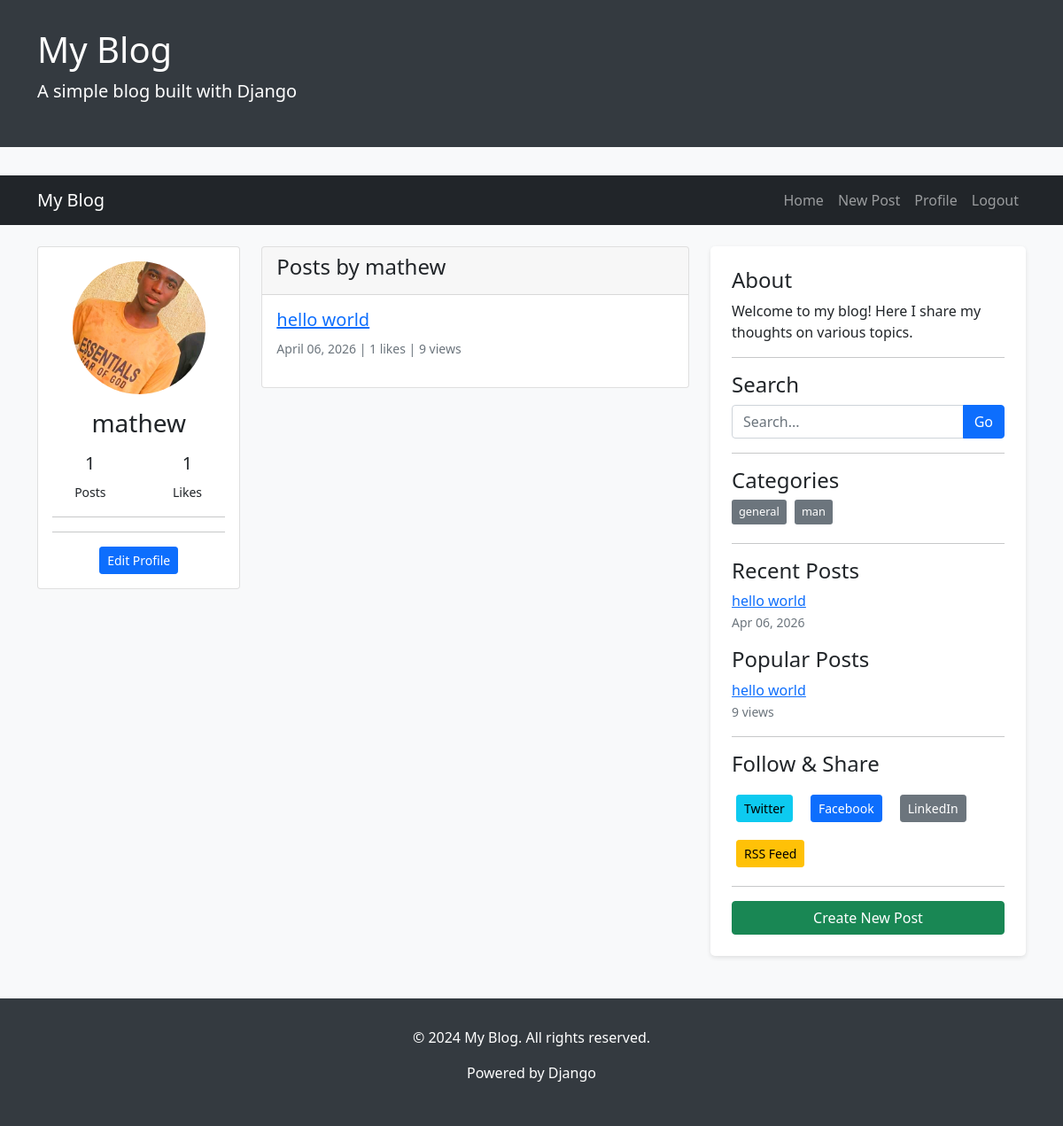
/profile/ (signed in), run on the app's committed database.
### blog/models.py (models this page shows, shortened)
class UserProfile(models.Model):
    user = models.OneToOneField(User, on_delete=models.CASCADE, related_name='profile')
    bio = models.TextField(max_length=500, blank=True)
    avatar = models.ImageField(upload_to='avatars/', blank=True, null=True)
    website = models.URLField(blank=True)
    twitter_handle = models.CharField(max_length=100, blank=True)
    github_handle = models.CharField(max_length=100, blank=True)
    facebook_handle = models.CharField(max_length=100, blank=True)
    notification_email = models.BooleanField(default=True)
    created_at = models.DateTimeField(auto_now_add=True)

class Post(models.Model):
    STATUS_CHOICES = (
        ('draft', 'Draft'),
        ('published', 'Published'),
    )
    title = models.CharField(max_length=200)
    slug = models.SlugField(unique=True, max_length=200, blank=True)
    author = models.ForeignKey(User, on_delete=models.CASCADE, related_name='blog_posts')
    content = MarkdownxField()  # Markdown support
    featured_image = models.ImageField(upload_to='blog_images/', blank=True, null=True)
    category = models.ForeignKey(Category, on_delete=models.SET_NULL, null=True, related_name='posts')
    tags = models.CharField(max_length=200, blank=True, help_text="Separate tags with commas")
    status = models.CharField(max_length=10, choices=STATUS_CHOICES, default='draft')
    created_at = models.DateTimeField(auto_now_add=True)
    updated_at = models.DateTimeField(auto_now=True)
    published_at = models.DateTimeField(default=timezone.now)
    likes = models.ManyToManyField(User, related_name='liked_posts', blank=True)
    views = models.PositiveIntegerField(default=0)
    class Meta:
        ordering = ['-published_at']
    def get_absolute_url(self):
        return reverse('post_detail', args=[self.slug])
    def total_likes(self):
        return self.likes.count()

class Category(models.Model):
    name = models.CharField(max_length=100, unique=True)
    slug = models.SlugField(unique=True, blank=True)
    description = models.TextField(blank=True)
    created_at = models.DateTimeField(auto_now_add=True)
    class Meta:
        verbose_name_plural = "Categories"

### blog/views.py (the view)
# urls.py: path('profile/', views.profile, name='profile'),  # Current user profile
@login_required
def profile(request, username=None):
    if username:
        profile_user = get_object_or_404(User, username=username)
    else:
        profile_user = request.user
    user_posts = Post.objects.filter(author=profile_user, status='published')
    if not hasattr(profile_user, 'profile'):
        UserProfile.objects.create(user=profile_user)
    categories = Category.objects.annotate(post_count=Count('posts'))
    recent_posts = Post.objects.filter(status='published').order_by('-published_at')[:5]
    popular_posts = Post.objects.filter(status='published').order_by('-views')[:5]
    context = {
        'profile_user': profile_user,
        'user_posts': user_posts,
        'total_posts': user_posts.count(),
        'total_likes_received': sum(post.total_likes() for post in user_posts),
        'categories': categories,  # Add this
        'recent_posts': recent_posts,  # Add this
        'popular_posts': popular_posts,  # Add this
    }
    return render(request, 'blog/profile.html', context)

### blog/templates/blog/profile.html (shortened to what this page needs)
{% extends 'blog/base.html' %}
{% load static %}
{% block content %}
<div class="row">
    <div class="col-md-4">
        <div class="card">
            <div class="card-body text-center">
                {% if profile_user.profile.avatar %}
                    <img src="{{ profile_user.profile.avatar.url }}" class="rounded-circle img-fluid mb-3" style="width: 150px; height: 150px; object-fit: cover;">
                {% else %}
                    <img src="https://via.placeholder.com/150" class="rounded-circle img-fluid mb-3" alt="Avatar">
                {% endif %}
                <h3>{{ profile_user.username }}</h3>
                <div class="row mt-3">
                    <div class="col-6">
                        <h5>{{ total_posts }}</h5>
                        <small>Posts</small>
                    </div>
                    <div class="col-6">
                        <h5>{{ total_likes_received }}</h5>
                        <small>Likes</small>
                    </div>
                </div>
                <hr>
                {% if user == profile_user %}
                    <hr>
                    <a href="{% url 'edit_profile' %}" class="btn btn-primary btn-sm">Edit Profile</a>
                {% endif %}
            </div>
        </div>
    </div>
    <div class="col-md-8">
        <div class="card">
            <div class="card-header">
                <h4>Posts by {{ profile_user.username }}</h4>
            </div>
            <div class="card-body">
                {% for post in user_posts %}
                    <div class="mb-3">
                        <h5><a href="{{ post.get_absolute_url }}">{{ post.title }}</a></h5>
                        <small class="text-muted">
                            {{ post.created_at|date:"F d, Y" }} |
                            {{ post.total_likes }} likes |
                            {{ post.views }} views
                        </small>
                    </div>
                {% empty %}
                    <p>No posts yet.</p>
                {% endfor %}
            </div>
        </div>
    </div>
</div>
{% endblock %}

### blog/templates/blog/base.html (shortened to what this page needs)
<!DOCTYPE html>
<html lang="en">
<head>
    <link rel="stylesheet" href="https://cdnjs.cloudflare.com/ajax/libs/font-awesome/6.0.0/css/all.min.css">
    <link href="https://cdn.jsdelivr.net/npm/bootstrap@5.1.3/dist/css/bootstrap.min.css" rel="stylesheet">
</head>
<body>
    <div class="blog-header">
        <div class="container">
            <h1><a href="{% url 'home' %}" class="text-white text-decoration-none">My Blog</a></h1>
            <p class="lead">A simple blog built with Django</p>
        </div>
    </div>
    <nav class="navbar navbar-expand-lg navbar-dark bg-dark">
        <div class="container">
            <a class="navbar-brand" href="{% url 'home' %}">My Blog</a>
            <div class="collapse navbar-collapse" id="navbarNav">
                <ul class="navbar-nav ms-auto">
                    <li class="nav-item">
                        <a class="nav-link" href="{% url 'home' %}">Home</a>
                    </li>
                    {% if user.is_authenticated %}
                        <li class="nav-item">
                            <a class="nav-link" href="{% url 'create_post' %}">New Post</a>
                        </li>
                        <li class="nav-item">
                            <a class="nav-link" href="{% url 'profile' %}">Profile</a>
                        </li>
                        <li class="nav-item">
                            <a class="nav-link" href="{% url 'logout' %}">Logout</a>
                        </li>
                    {% endif %}
                </ul>
            </div>
        </div>
    </nav>
    <div class="container mt-4">
        <div class="row">
            <div class="col-md-8">
                {% block content %}
                {% endblock %}
            </div>
            <div class="col-md-4">
                <div class="sidebar">
                    <h4>About</h4>
                    <p>Welcome to my blog! Here I share my thoughts on various topics.</p>
                    <hr>
                    <h4>Search</h4>
                    <form method="GET" action="{% url 'search' %}">
                        <div class="input-group">
                            <input type="text" name="q" class="form-control" placeholder="Search...">
                            <button class="btn btn-primary" type="submit">Go</button>
                        </div>
                    </form>
                    <hr>
                    <h4>Categories</h4>
                    <div class="categories-list">
                        {% if categories %}
                            {% for category in categories %}
                                <a href="{% url 'category_posts' category.slug %}" class="category-badge">
                                    {{ category.name }}
                                </a>
                            {% endfor %}
                        {% else %}
                            <p class="text-muted">No categories yet.</p>
                        {% endif %}
                    </div>
                    <hr>
                    <h4>Recent Posts</h4>
                    {% if recent_posts %}
                        <ul class="list-unstyled">
                            {% for recent_post in recent_posts %}
                                <li class="mb-2">
                                    <a href="{{ recent_post.get_absolute_url }}">{{ recent_post.title|truncatechars:40 }}</a>
                                    <br>
                                    <small class="text-muted">{{ recent_post.published_at|date:"M d, Y" }}</small>
                                </li>
                            {% endfor %}
                        </ul>
                    {% else %}
                        <p class="text-muted">No posts yet.</p>
                    {% endif %}
                    <h4>Popular Posts</h4>
                    {% if popular_posts %}
                        <ul class="list-unstyled">
                            {% for popular_post in popular_posts %}
                                <li class="mb-2">
                                    <a href="{{ popular_post.get_absolute_url }}">{{ popular_post.title|truncatechars:40 }}</a>
                                    <br>
                                    <small class="text-muted">{{ popular_post.views }} views</small>
                                </li>
                            {% endfor %}
                        </ul>
                    {% else %}
                        <p class="text-muted">No popular posts yet.</p>
                    {% endif %}
                    <hr>
                    <h4>Follow & Share</h4>
                    <div class="social-share">
                        <a href="https://twitter.com/intent/tweet?url={{ request.build_absolute_uri }}"
                           target="_blank" class="btn btn-info btn-sm">Twitter</a>
                        <a href="https://www.facebook.com/sharer/sharer.php?u={{ request.build_absolute_uri }}"
                           target="_blank" class="btn btn-primary btn-sm">Facebook</a>
                        <a href="https://www.linkedin.com/shareArticle?url={{ request.build_absolute_uri }}"
                           target="_blank" class="btn btn-secondary btn-sm">LinkedIn</a>
                        <a href="{% url 'rss_feed' %}" class="btn btn-warning btn-sm">RSS Feed</a>
                    </div>
                    {% if user.is_authenticated %}
                        <hr>
                        <a href="{% url 'create_post' %}" class="btn btn-success w-100">Create New Post</a>
                    {% endif %}
                </div>
            </div>
        </div>
    </div>
    <footer>
        <div class="container">
            <p>&copy; 2024 My Blog. All rights reserved.</p>
            <p>Powered by Django</p>
        </div>
    </footer>
</body>
</html>

### blog/templates/blog/base.html (style rules this page uses)
body { background-color: #f8f9fa; }
.blog-header { background-color: #343a40; color: white; padding: 2rem 0; margin-bottom: 2rem; }
.blog-header a { color: white; text-decoration: none; }
.sidebar { background: white; padding: 1.5rem; border-radius: 5px; box-shadow: 0 2px 5px rgba(0,0,0,0.1); position: sticky; top: 20px; }
.social-share { display: flex; gap: 10px; flex-wrap: wrap; margin-top: 15px; }
.social-share a { margin: 5px; }
.category-badge { background-color: #6c757d; color: white; padding: 0.25rem 0.5rem; border-radius: 3px; font-size: 0.8rem; text-decoration: none; display: inline-block; margin-right: 5px; margin-bottom: 5px; }
footer { background-color: #343a40; color: white; padding: 2rem 0; margin-top: 3rem; text-align: center; }

### data on the page
Post: title "hello world", created_at "April 06, 2026", total_likes "1", views "9", published_at "Apr 06, 2026"
Category: name "general"
Category: name "man"

### other printed values
{{ profile_user.username }} "mathew"
{{ total_posts }} "1"
{{ total_likes_received }} "1"
